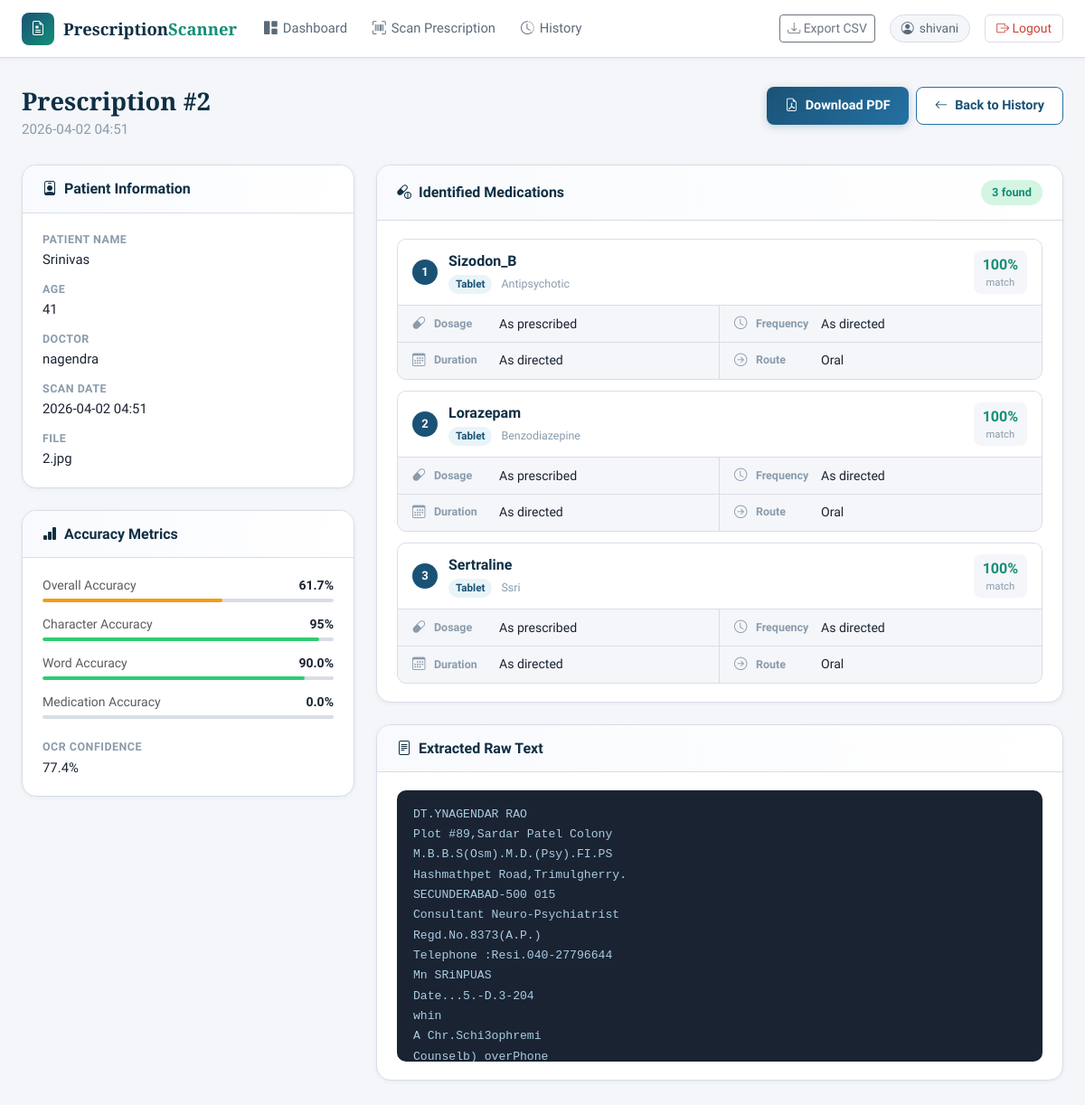
/prescription/2 (signed in), run on the app's committed database.
### tables this page shows
CREATE TABLE prescriptions (
        id INTEGER PRIMARY KEY AUTOINCREMENT,
        user_id INTEGER NOT NULL,
        original_filename TEXT,
        stored_filename TEXT,
        scan_date TIMESTAMP DEFAULT CURRENT_TIMESTAMP,
        patient_name TEXT,
        patient_age TEXT,
        doctor_name TEXT,
        raw_text TEXT,
        ocr_confidence REAL,
        overall_accuracy REAL,
        medications_json TEXT,
        accuracy_metrics_json TEXT,
        pdf_path TEXT,
        notes TEXT,
        FOREIGN KEY (user_id) REFERENCES users(id)
    );

### app.py (the view)
@app.route('/prescription/<int:rx_id>')
@login_required
def view_prescription(rx_id):
    prescription = get_prescription_by_id(rx_id, session['user_id'])
    if not prescription:
        flash('Prescription not found.', 'danger')
        return redirect(url_for('history'))
    return render_template('view_prescription.html', prescription=prescription)

### app.py (called while the page is built)
def login_required(f):
    @wraps(f)
    def decorated(*args, **kwargs):
        if 'user_id' not in session:
            flash('Please log in to access this page.', 'warning')
            return redirect(url_for('login'))
        return f(*args, **kwargs)
    return decorated

### models.py (called while the page is built)
def get_db():
    os.makedirs(os.path.dirname(DB_PATH), exist_ok=True)
    conn = sqlite3.connect(DB_PATH)
    conn.row_factory = sqlite3.Row
    return conn

def get_prescription_by_id(rx_id, user_id):
    conn = get_db()
    c = conn.cursor()
    c.execute('SELECT * FROM prescriptions WHERE id = ? AND user_id = ?', (rx_id, user_id))
    row = c.fetchone()
    conn.close()
    if row:
        d = dict(row)
        d['medications'] = json.loads(d.get('medications_json') or '[]')
        d['accuracy_metrics'] = json.loads(d.get('accuracy_metrics_json') or '{}')
        return d
    return None

### templates/view_prescription.html (shortened to what this page needs)
{% extends 'base.html' %}
{% block content %}
<div class="page-container">
    <div class="page-header">
        <div>
            <h1 class="page-title">Prescription #{{ prescription.id }}</h1>
            <p class="page-subtitle">{{ prescription.scan_date[:16] if prescription.scan_date else '' }}</p>
        </div>
        <div class="d-flex gap-2">
            {% if prescription.pdf_path %}
            <a href="{{ url_for('download_pdf', rx_id=prescription.id) }}" class="btn btn-primary-app">
                <i class="bi bi-file-earmark-pdf me-2"></i>Download PDF
            </a>
            {% endif %}
            <a href="{{ url_for('history') }}" class="btn btn-outline-app">
                <i class="bi bi-arrow-left me-2"></i>Back to History
            </a>
        </div>
    </div>
    <div class="row g-4">
        <div class="col-lg-4">
            <div class="section-card mb-4">
                <div class="section-card-header"><h5><i class="bi bi-person-badge me-2"></i>Patient Information</h5></div>
                <div class="section-card-body">
                    <div class="detail-list">
                        <div class="detail-row"><span class="dr-label">Patient Name</span><span class="dr-value">{{ prescription.patient_name or 'Not identified' }}</span></div>
                        <div class="detail-row"><span class="dr-label">Age</span><span class="dr-value">{{ prescription.patient_age or 'Not identified' }}</span></div>
                        <div class="detail-row"><span class="dr-label">Doctor</span><span class="dr-value">{{ prescription.doctor_name or 'Not identified' }}</span></div>
                        <div class="detail-row"><span class="dr-label">Scan Date</span><span class="dr-value">{{ prescription.scan_date[:16] if prescription.scan_date else '-' }}</span></div>
                        <div class="detail-row"><span class="dr-label">File</span><span class="dr-value small">{{ prescription.original_filename or '-' }}</span></div>
                    </div>
                </div>
            </div>
            <div class="section-card">
                <div class="section-card-header"><h5><i class="bi bi-bar-chart-fill me-2"></i>Accuracy Metrics</h5></div>
                <div class="section-card-body">
                    {% set acc = prescription.accuracy_metrics %}
                    <div class="metric-list">
                        {% for label, key in [('Overall Accuracy','overall_accuracy'),('Character Accuracy','character_accuracy'),('Word Accuracy','word_accuracy'),('Medication Accuracy','medication_accuracy')] %}
                        <div class="metric-list-item">
                            <div class="d-flex justify-content-between mb-1">
                                <span class="small text-muted">{{ label }}</span>
                                <span class="small fw-semibold">{{ acc.get(key, 0) }}%</span>
                            </div>
                            <div class="metric-bar">
                                <div class="metric-bar-fill" style="width:{{ acc.get(key, 0) }}%; background: {{ '#2ecc71' if acc.get(key,0) > 70 else '#f39c12' if acc.get(key,0) > 40 else '#e74c3c' }};"></div>
                            </div>
                        </div>
                        {% endfor %}
                        <div class="detail-row mt-2"><span class="dr-label">OCR Confidence</span><span class="dr-value">{{ prescription.ocr_confidence or 0 }}%</span></div>
                    </div>
                </div>
            </div>
        </div>
        <div class="col-lg-8">
            <div class="section-card mb-4">
                <div class="section-card-header">
                    <h5><i class="bi bi-capsule-pill me-2"></i>Identified Medications</h5>
                    <span class="meds-count-badge">{{ prescription.medications|length }} found</span>
                </div>
                <div class="section-card-body">
                    {% if prescription.medications %}
                        {% for med in prescription.medications %}
                        <div class="med-card">
                            <div class="med-card-header">
                                <div class="med-number">{{ loop.index }}</div>
                                <div class="med-main">
                                    <div class="med-name">{{ med.name }}</div>
                                    <span class="med-type-badge med-type-{{ med.type }}">{{ med.type or 'tablet' }}</span>
                                    <span class="med-category">{{ (med.category or '').replace('_',' ') }}</span>
                                </div>
                                <div class="med-confidence">
                                    <span class="conf-val">{{ med.match_confidence }}%</span>
                                    <span class="conf-label">match</span>
                                </div>
                            </div>
                            <div class="med-details">
                                <div class="med-detail-item">
                                    <i class="bi bi-capsule"></i>
                                    <span class="med-detail-label">Dosage</span>
                                    <span class="med-detail-value">{{ med.dosage }}</span>
                                </div>
                                <div class="med-detail-item">
                                    <i class="bi bi-clock"></i>
                                    <span class="med-detail-label">Frequency</span>
                                    <span class="med-detail-value">{{ med.frequency }}</span>
                                </div>
                                <div class="med-detail-item">
                                    <i class="bi bi-calendar3"></i>
                                    <span class="med-detail-label">Duration</span>
                                    <span class="med-detail-value">{{ med.duration }}</span>
                                </div>
                                <div class="med-detail-item">
                                    <i class="bi bi-arrow-right-circle"></i>
                                    <span class="med-detail-label">Route</span>
                                    <span class="med-detail-value">{{ med.route }}</span>
                                </div>
                            </div>
                        </div>
                        {% endfor %}
                    {% else %}
                    <div class="empty-state small-empty">
                        <i class="bi bi-search"></i>
                        <p>No medications were identified in this prescription.</p>
                    </div>
                    {% endif %}
                </div>
            </div>
            <div class="section-card">
                <div class="section-card-header">
                    <h5><i class="bi bi-file-text me-2"></i>Extracted Raw Text</h5>
                </div>
                <div class="section-card-body">
                    <pre class="raw-text-pre">{{ prescription.raw_text or 'No text extracted.' }}</pre>
                </div>
            </div>
        </div>
    </div>
</div>
{% endblock %}

### data on the page
prescriptions: id "2", scan_date "2026-04-02 04:51", patient_name "Srinivas", patient_age "41", doctor_name "nagendra", original_filename "2.jpg", ocr_confidence "77.4", raw_text "DT.YNAGENDAR RAO Plot #89,Sardar Patel Colony M.B.B.S(Osm).M.D.(Psy).FI.PS Hashmathpet Road,Trimulgherry. SECUNDERABAD-500 015 Consultant Neuro-Psychiatrist Regd.No.8373(A.P.) Telephone :Resi.040-27796644 Mn SRiNPUAS Date...5.-D.3-204 whin A Chr.Schi3ophremi Counselb) overPhone…"

### other printed values
{{ session.get('user_name', 'User') }} "shivani"
{{ label }} "Overall Accuracy" "Character Accuracy" "Word Accuracy" "Medication Accuracy"
{{ acc.get(key, 0) }} "61.7" "95" "90.0" "0.0"
{{ prescription.medications|length }} "3"
{{ med.name }} "Sizodon_B" "Lorazepam" "Sertraline"
{{ med.type or 'tablet' }} "Tablet" "Tablet" "Tablet"
{{ (med.category or '').replace('_',' ') }} "Antipsychotic" "Benzodiazepine" "Ssri"
{{ med.match_confidence }} "100" "100" "100"
{{ med.dosage }} "As prescribed" "As prescribed" "As prescribed"
{{ med.frequency }} "As directed" "As directed" "As directed"
{{ med.duration }} "As directed" "As directed" "As directed"
{{ med.route }} "Oral" "Oral" "Oral"
